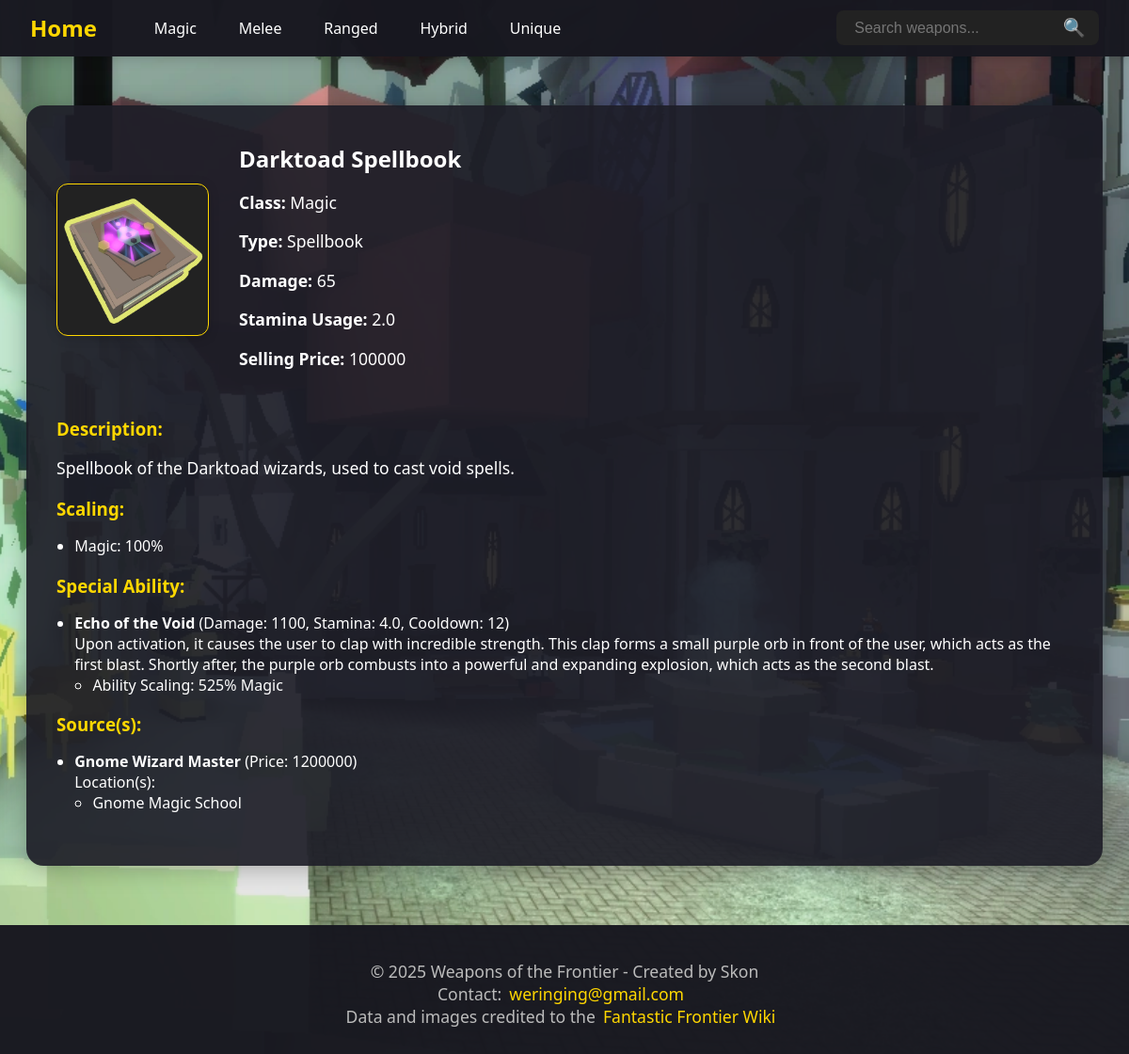
/weapon/Darktoad_Spellbook, run on an earlier commit of the app's database.
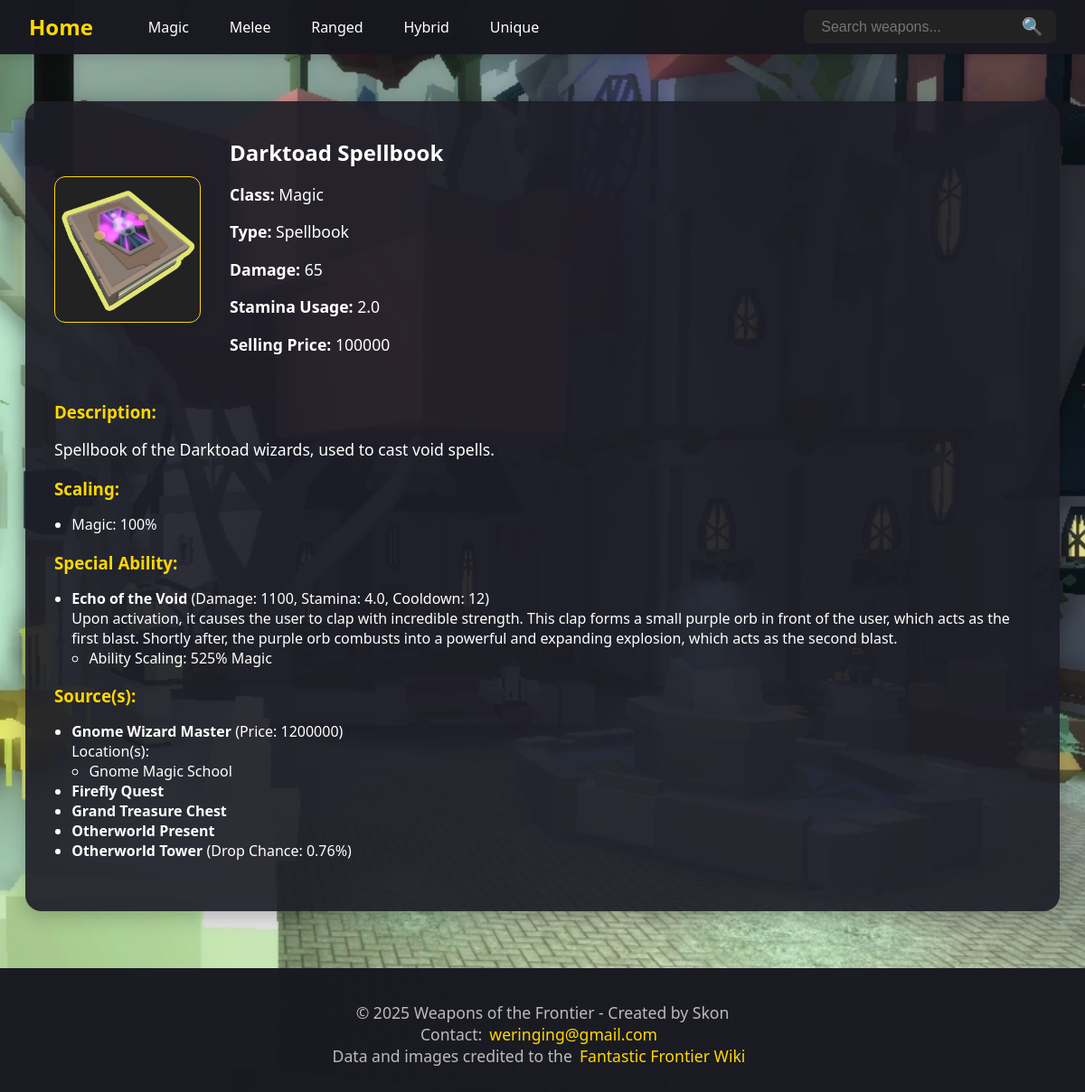
And on a later commit of the database.
### tables this page shows
CREATE TABLE weapons (weapon_id INTEGER PRIMARY KEY, name TEXT, class TEXT, type TEXT, damage INTEGER, stamina_usage REAL, selling_price INTEGER, description TEXT, additional_stat TEXT, image TEXT);

CREATE TABLE weapon_scaling (weapon_id INTEGER REFERENCES weapons (weapon_id), class_name TEXT, scaling INTEGER);

CREATE TABLE special_abilities (ability_id INTEGER PRIMARY KEY, weapon_id INTEGER REFERENCES weapons (weapon_id), name TEXT, damage INTEGER, stamina_usage REAL, cooldown INTEGER, description TEXT);

CREATE TABLE special_ability_scaling (weapon_id INTEGER REFERENCES weapons (weapon_id), ability_id INTEGER REFERENCES special_abilities (ability_id), class_name TEXT, scaling INTEGER);

CREATE TABLE weapon_sources (weapon_id INTEGER REFERENCES weapons (weapon_id), source_id INTEGER REFERENCES sources (source_id), price INTEGER, drop_chance REAL);

CREATE TABLE sources (source_id INTEGER PRIMARY KEY, name TEXT);

CREATE TABLE locations (location_id INTEGER PRIMARY KEY, name TEXT);

### routes.py (the view)
@app.route('/weapon/<weapon_name>')
def weapon(weapon_name):
    display_name = unquote(weapon_name).replace('_', ' ')
    db = get_db()
    db.row_factory = sqlite3.Row
    cur = db.cursor()
    cur.execute("SELECT * FROM weapons WHERE name = ?", (display_name,))
    weapon = cur.fetchone()
    if not weapon:
        abort(404)  # Triggers 404 error if weapon not found
    cur.execute(
        "SELECT class_name, scaling FROM weapon_scaling WHERE weapon_id = ?",
        (weapon['weapon_id'],)
    )
    scaling = cur.fetchall()
    cur.execute(
        "SELECT * FROM special_abilities WHERE weapon_id = ?",
        (weapon['weapon_id'],)
    )
    abilities = cur.fetchall()
    ability_scalings = {}
    for ability in abilities:
        cur.execute(
            (
                "SELECT class_name, scaling "
                "FROM special_ability_scaling "
                "WHERE ability_id = ? AND weapon_id = ?"
            ),
            (ability['ability_id'], weapon['weapon_id'])
        )
        ability_scalings[ability['ability_id']] = cur.fetchall()
    cur.execute("""
        SELECT s.source_id, s.name, ws.price, ws.drop_chance
        FROM sources s
        JOIN weapon_sources ws ON s.source_id = ws.source_id
        WHERE ws.weapon_id = ?
    """, (weapon['weapon_id'],))
    sources = cur.fetchall()
    source_locations = {}
    for source in sources:
        cur.execute("""
            SELECT l.name
            FROM locations l
            JOIN source_locations sl ON l.location_id = sl.location_id
            WHERE sl.source_id = ?
        """, (source['source_id'],))
        source_locations[source['source_id']] = [
            row['name'] for row in cur.fetchall()
        ]
    return render_template(
        'weapon.html',
        weapon_name=display_name,
        weapon=weapon,
        scaling=scaling,
        abilities=abilities,
        ability_scalings=ability_scalings,
        sources=sources,
        source_locations=source_locations
    )

### routes.py (called while the page is built)
def get_db():
    db = getattr(g, '_database', None)
    if db is None:
        db = g._database = sqlite3.connect(DATABASE)
    return db

@app.teardown_appcontext
def close_connection(exception):
    db = getattr(g, '_database', None)
    if db is not None:
        db.close()

### templates/weapon.html (shortened to what this page needs)
{% extends "layout.html" %}
{% block content %}
  <div class="container">
    {% if weapon %}
      <div class="weapon-detail-card">
        <div class="weapon-detail-header">
          <img src="{{ url_for('static', filename='images/' ~ weapon['class']|lower ~ '/' ~ weapon['image']) }}" alt="{{ weapon['name'] }}" class="weapon-image">
          <div class="weapon-detail-info">
            <h2>{{ weapon['name'] }}</h2>
            <p><strong>Class:</strong> {{ weapon['class'] }}</p>
            <p><strong>Type:</strong> {{ weapon['type'] }}</p>
            <p><strong>Damage:</strong> {{ weapon['damage'] }}</p>
            <p><strong>Stamina Usage:</strong> {{ weapon['stamina_usage'] }}</p>
            <p><strong>Selling Price:</strong> {{ weapon['selling_price'] }}</p>
          </div>
        </div>
        <div class="weapon-section">
          <h3>Description:</h3>
          <p>{{ weapon['description'] }}</p>
        </div>
        {% if scaling %}
          <div class="weapon-section">
            <h3>Scaling:</h3>
            <ul>
              {% for s in scaling %}
                <li>{{ s['class_name'] }}: {{ s['scaling'] }}%</li>
              {% endfor %}
            </ul>
          </div>
        {% endif %}
        {% if abilities %}
          <div class="weapon-section">
            <h3>Special Ability:</h3>
            <ul>
              {% for ab in abilities %}
                <li>
                  <strong>{{ ab['name'] }}</strong> (Damage: {{ ab['damage'] }}, Stamina: {{ ab['stamina_usage'] }}, Cooldown: {{ ab['cooldown'] }})<br>
                  {{ ab['description'] }}
                  {% if ability_scalings[ab['ability_id']] %}
                    <ul>
                      {% for sc in ability_scalings[ab['ability_id']] %}
                        <li>Ability Scaling: {{ sc['scaling'] }}%  {{ sc['class_name'] }}</li>
                      {% endfor %}
                    </ul>
                  {% endif %}
                </li>
              {% endfor %}
            </ul>
          </div>
        {% endif %}
        {% if sources %}
          <div class="weapon-section">
            <h3>Source(s):</h3>
            <ul>
              {% for src in sources %}
                <li>
                  <strong>{{ src['name'] }}</strong>
                  {% if src['price'] %} (Price: {{ src['price'] }}){% endif %}
                  {% if src['drop_chance'] %} (Drop Chance: {{ src['drop_chance'] }}%) {% endif %}
                  {% if source_locations[src['source_id']] %}
                    <br>Location(s):
                    <ul>
                      {% for loc in source_locations[src['source_id']] %}
                        <li>{{ loc }}</li>
                      {% endfor %}
                    </ul>
                  {% endif %}
                </li>
              {% endfor %}
            </ul>
          </div>
        {% endif %}
      </div>
    {% else %}
      <p>Weapon data not found.</p>
    {% endif %}
  </div>
{% endblock %}

### templates/layout.html (shortened to what this page needs)
<!DOCTYPE html>
<html lang="en">
<head>
    <link rel="stylesheet" href="{{ url_for('static', filename='css/style.css') }}">
</head>
<body>
    <header class="site-header">
        <div class="header-left">
            <a href="/" class="header-logo">Home</a>
            <nav class="header-nav">
                <a href="{{ url_for('magic') }}" class="nav-link">Magic</a>
                <a href="{{ url_for('melee') }}" class="nav-link">Melee</a>
                <a href="{{ url_for('ranged') }}" class="nav-link">Ranged</a>
                <a href="{{ url_for('hybrid') }}" class="nav-link">Hybrid</a>
                <a href="{{ url_for('unique') }}" class="nav-link">Unique</a>
            </nav>
        </div>
        <div class="header-right">
            <form class="search-bar" action="/search" method="get">
                <input type="text" name="q" placeholder="Search weapons..." aria-label="Search" maxlength="40" required>
                <button type="submit">🔍</button>
            </form>
        </div>
    </header>
    <main>
        {% block content %}{% endblock %}
    </main>
    <footer class="site-footer">
        <p>
            &copy; 2025 Weapons of the Frontier - Created by Skon
            <br>
            Contact:<a href="mailto:weringing@gmail.com">weringing@gmail.com</a>
            <br>
            Data and images credited to the<a href="https://fantastic-frontier-roblox.fandom.com/wiki/Fantastic_Frontier_-_Roblox_Wiki" target="_blank" rel="noopener">Fantastic Frontier Wiki</a>
        </p>
    </footer>
</body>
</html>

### static/css/style.css (style rules this page uses)
p { font-size: 1.1rem; }
body { margin: 0; font-family: 'Segoe UI', sans-serif; background-image: url("../images/background.jpg"); background-size: cover; background-position: center; background-repeat: no-repeat; color: #fff; display: flex; justify-content: center; align-items: center; min-height: 100vh; backdrop-filter: brightness(0.9); }
.container { text-align: center; width: 100%; max-width: 100%; margin: 0; padding: 0; }
.weapon-image { border-radius: 8px; box-shadow: 0 2px 8px rgba(0,0,0,0.1); margin-bottom: 10px; background: #222; border: 1px solid #ffd700; width: 100px; height: 100px; object-fit: contain; }
.weapon-detail-card { background: rgba(30, 30, 40, 0.92); border-radius: 18px; box-shadow: 0 4px 24px rgba(0,0,0,0.25); padding: 2.5rem 2rem; max-width: 1100px; margin: 2rem auto 5rem auto; color: #fff; width: 90vw; min-width: 320px; }
.weapon-detail-header { display: flex; align-items: center; gap: 2rem; margin-bottom: 2rem; flex-wrap: wrap; }
.weapon-detail-header img { border-radius: 12px; box-shadow: 0 2px 12px rgba(0,0,0,0.18); width: 160px; height: 160px; object-fit: contain; background: #222; }
.weapon-detail-info { flex: 1; text-align: left; }
.weapon-detail-info h2 { margin: 0 0 0.5rem 0; }
.weapon-section { margin-bottom: 1rem; text-align: left; }
.weapon-section h3 { margin-bottom: 1rem; color: #ffd700; }
.weapon-section ul { margin: 0 0 0 1.2rem; padding: 0; }
.site-header { width: 100%; background: rgba(24, 24, 32, 0.98); display: flex; align-items: center; justify-content: space-between; padding: 0.7rem 2rem; box-shadow: 0 2px 12px rgba(0,0,0,0.18); position: fixed; top: 0; left: 0; z-index: 100; box-sizing: border-box; }
.header-left { display: flex; align-items: center; gap: 1.5rem; }
.header-logo { font-size: 1.5rem; font-weight: bold; color: #ffd700; text-decoration: none; margin-right: 1.5rem; }
.header-nav { display: flex; gap: 1.2rem; }
.nav-link { color: #fff; text-decoration: none; font-weight: 500; transition: color 0.2s; padding: 0.3rem 0.8rem; border-radius: 6px; }
.search-bar { display: flex; align-items: center; background: #222; border-radius: 8px; padding: 0.2rem 0.6rem; margin-left: 2rem; }
.search-bar input[type="text"] { background: transparent; border: none; color: #fff; padding: 0.4rem 0.6rem; outline: none; font-size: 1rem; }
.search-bar button { background: none; border: none; color: #ffd700; font-size: 1.2rem; cursor: pointer; padding: 0 0.3rem; }
.header-right { display: flex; align-items: center; gap: 0.8rem; }
.site-footer { width: 100%; background: rgba(24, 24, 32, 0.98); color: #bbb; text-align: center; padding: 1.2rem 0 0.7rem 0; position: fixed; bottom: 0; left: 0; font-size: 1rem; z-index: 100; }
.site-footer a { color: #ffd700; text-decoration: none; margin: 0 0.5rem; }
main { margin-top: 80px; margin-bottom: 120px; }

What changed in the data, as far as the page shows it:
now on this page (row unchanged): sources: name "Firefly Quest"
now on this page (row unchanged): sources: name "Grand Treasure Chest"
now on this page (row unchanged): sources: name "Otherworld Present"
added weapon_sources: name "Otherworld Tower", drop_chance "0.76"
